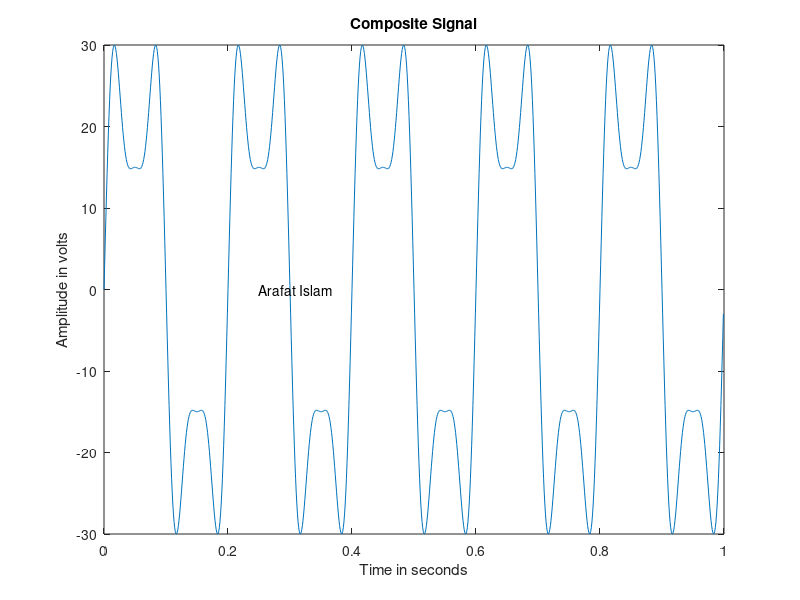
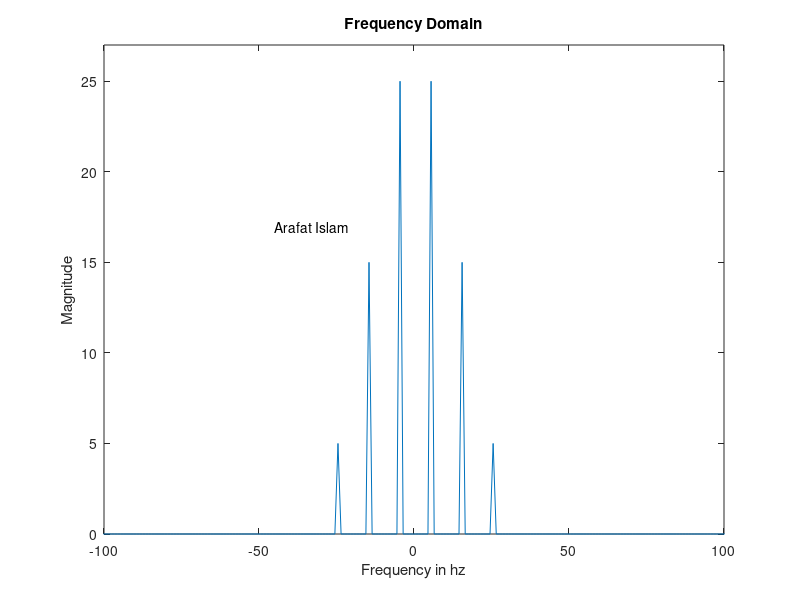

The MATLAB source for these figures, in order:
fs = 1000; %sample
t = 0:1/fs:1-1/fs; %time duration

f1 = 5; %frequency
f2 = 15;
f3 = 25;

A1 = 25; %AMPLITUDE
A2 = 15;
A3 = 5;

S1 = A1*sin(2*pi*f1*t); %signal
S2 = A2*sin(2*pi*f2*t);
S3 = A3*sin(2*pi*f3*t);

S = S1+S2+S3; %composite signals

plot(t,S)
title('Composite Signal')
xlabel('Time in seconds')
ylabel('Amplitude in volts')
text(0.25,0,'Arafat Islam')

fx = fft(S); %apply fourier transformation
fx = fftshift(fx)/(fs/2);
f = fs/2*linspace(-1,1,fs);
figure;
plot(f, abs(fx))
title('Frequency Domain')
xlabel('Frequency in hz')
ylabel('Magnitude')
text(-45,17,'Arafat Islam')
axis([-100 100 0 27])